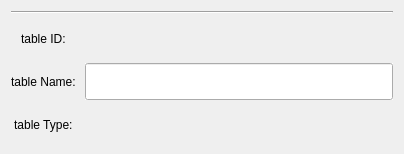
<?xml version="1.0" encoding="UTF-8"?>
<ui version="4.0">
 <class>ttDialog</class>
 <widget class="QDialog" name="ttDialog">
  <property name="geometry">
   <rect>
    <x>0</x>
    <y>0</y>
    <width>404</width>
    <height>154</height>
   </rect>
  </property>
  <property name="windowTitle">
   <string>Dialog</string>
  </property>
  <layout class="QGridLayout" name="gridLayout_2">
   <item row="0" column="0" colspan="2">
    <widget class="Line" name="line">
     <property name="orientation">
      <enum>Qt::Horizontal</enum>
     </property>
    </widget>
   </item>
   <item row="1" column="0" rowspan="2">
    <layout class="QVBoxLayout" name="verticalLayout">
     <item>
      <widget class="QLabel" name="lab_tabID">
       <property name="maximumSize">
        <size>
         <width>16777215</width>
         <height>50</height>
        </size>
       </property>
       <property name="autoFillBackground">
        <bool>false</bool>
       </property>
       <property name="text">
        <string>table ID: </string>
       </property>
       <property name="alignment">
        <set>Qt::AlignCenter</set>
       </property>
       <property name="textInteractionFlags">
        <set>Qt::LinksAccessibleByMouse|Qt::TextEditable</set>
       </property>
      </widget>
     </item>
     <item>
      <widget class="QLabel" name="lab_tabName">
       <property name="maximumSize">
        <size>
         <width>16777215</width>
         <height>50</height>
        </size>
       </property>
       <property name="text">
        <string>table Name: </string>
       </property>
       <property name="alignment">
        <set>Qt::AlignCenter</set>
       </property>
       <property name="textInteractionFlags">
        <set>Qt::LinksAccessibleByMouse|Qt::TextEditable</set>
       </property>
      </widget>
     </item>
     <item>
      <widget class="QLabel" name="label_tabType">
       <property name="maximumSize">
        <size>
         <width>16777215</width>
         <height>50</height>
        </size>
       </property>
       <property name="text">
        <string>table Type: </string>
       </property>
       <property name="alignment">
        <set>Qt::AlignCenter</set>
       </property>
       <property name="textInteractionFlags">
        <set>Qt::LinksAccessibleByMouse|Qt::TextEditable</set>
       </property>
      </widget>
     </item>
    </layout>
   </item>
   <item row="3" column="0" colspan="2">
    <layout class="QGridLayout" name="gridLayout"/>
   </item>
   <item row="1" column="1" rowspan="2">
    <layout class="QVBoxLayout" name="verticalLayout_2">
     <item>
      <widget class="QLabel" name="labelID">
       <property name="text">
        <string/>
       </property>
      </widget>
     </item>
     <item>
      <widget class="QLineEdit" name="lineEdit_tabName">
       <property name="maximumSize">
        <size>
         <width>16777215</width>
         <height>50</height>
        </size>
       </property>
       <property name="autoFillBackground">
        <bool>true</bool>
       </property>
       <property name="alignment">
        <set>Qt::AlignLeading|Qt::AlignLeft|Qt::AlignVCenter</set>
       </property>
      </widget>
     </item>
     <item>
      <widget class="QLabel" name="label_tabTypeShow">
       <property name="text">
        <string/>
       </property>
       <property name="textInteractionFlags">
        <set>Qt::LinksAccessibleByMouse|Qt::TextSelectableByMouse</set>
       </property>
      </widget>
     </item>
    </layout>
   </item>
  </layout>
 </widget>
 <resources/>
 <connections/>
</ui>
